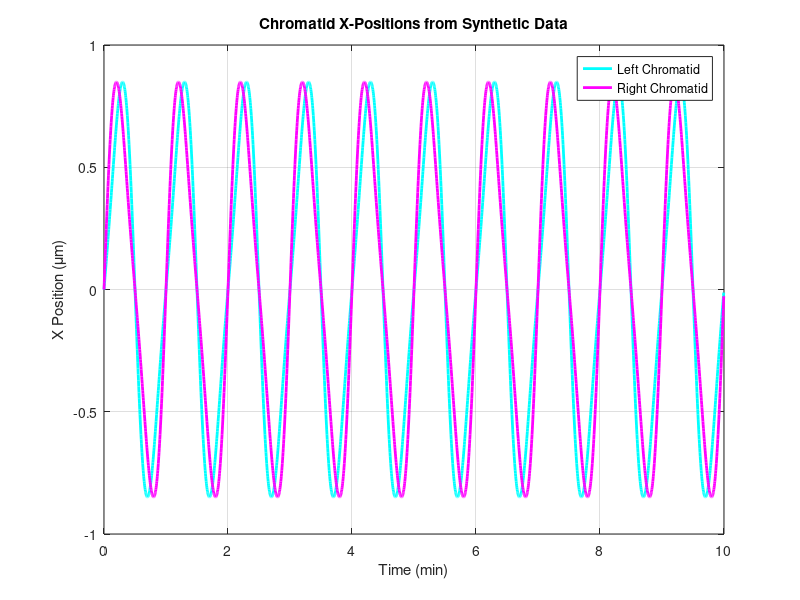

The MATLAB script that drew this image: (Note: this script raises an error after producing the figure.)
clc; clear; close all;

% ----------------------- Generate Synthetic Data -----------------------
dt = 4e-3;
Nsteps = 2500;
t = (0:Nsteps-1) * dt;

f_CM = 1;
f_KK = 2;

amp_CM = 0.8;
amp_KK = 0.3;

CM = amp_CM * sin(2*pi*f_CM*t);
KK = amp_KK * sin(2*pi*f_KK*t);

% Back-calculate chromatid positions
cL(:,1,1) = CM - KK/2;
cL(:,2,1) = 0;
cR(:,1,1) = CM + KK/2;
cR(:,2,1) = 0;

%-------------------------Plot chromosome Position Over Time-------------
figure;
plot(t, squeeze(cL(:,1,1)), 'c', 'LineWidth', 2); hold on;
plot(t, squeeze(cR(:,1,1)), 'm', 'LineWidth', 2);
xlabel('Time (min)');
ylabel('X Position (\mum)');
legend('Left Chromatid', 'Right Chromatid');
title('Chromatid X-Positions from Synthetic Data');
grid on;

% ----------------------- Calculate chromosome activity -----------------------
results = [];
duration=10; %default 10mins

[Nsteps, ~, Nchromosomes] = size(cL);
sampling_interval=round(5/60/dt);  % every 5second, ~21
total_steps = min(round(duration / dt), Nsteps); % limit to Nsteps

for idx = 1:Nchromosomes
    signalL = squeeze(cL(1:sampling_interval:total_steps, 1, idx)); % x only
    signalR = squeeze(cR(1:sampling_interval:total_steps, 1, idx)); 
    time_sampled = (0:length(signalL)-1)' * sampling_interval * dt;
    vL_list = [];
    vR_list = [];
    % Sliding window 3-point slope calculation
    for j = 1:(length(signalL) - 2)
        t_chunk = time_sampled(j:j+2);
        sL_chunk = signalL(j:j+2);
        sR_chunk = signalR(j:j+2);

        % Fit line: first-order polynomial (slope only)
        pL = polyfit(t_chunk, sL_chunk, 1);
        pR = polyfit(t_chunk, sR_chunk, 1);

        vL_list(end+1) = pL(1);  % slope = velocity
        vR_list(end+1) = pR(1);
    end

    % Kinetic energy and velocity stats
    KE = vL_list.^2 + vR_list.^2;
    avg_KE = mean(KE);
    avg_vL = mean(abs(vL_list));
    avg_vR = mean(abs(vR_list));

    % Store result
    results = [results; struct( ...
        'PairID', idx, ...
        'Avg_KE', avg_KE, ...
        'vL', avg_vL, ...
        'vR', avg_vR)];
end
results_table = struct2table(results);

figure;
plot(time_sampled(2:end-1), vL_list, '-k*', 'LineWidth', 1.5);
xlabel('Time (min)');
ylabel('Velocity (\mum/min)');
title('Instantaneous Left Chromosome Velocity');
grid on;

figure;
plot(time_sampled(2:end-1), vR_list, '-k*', 'LineWidth', 1.5);
xlabel('Time (min)');
ylabel('Velocity (\mum/min)');
title('Instantaneous Right Chromosome Velocity');
grid on;

figure;
plot(time_sampled(2:end-1), vL_list.^2 + vR_list.^2, '-k*', 'LineWidth', 1.5);
xlabel('Time (min)');
ylabel('Instantaneous KE');
title('Instantaneous Kinetic Energy Over Time');
grid on;


figure;
bar_data = [results_table.Avg_KE; results_table.vL; results_table.vR];
bar_labels = {'Avg KE', 'Avg |v_L|', 'Avg |v_R|'};
bar(bar_data);
set(gca, 'xticklabel', bar_labels);
ylabel('Value');
title('Chromosome Activity Metrics');
grid on;